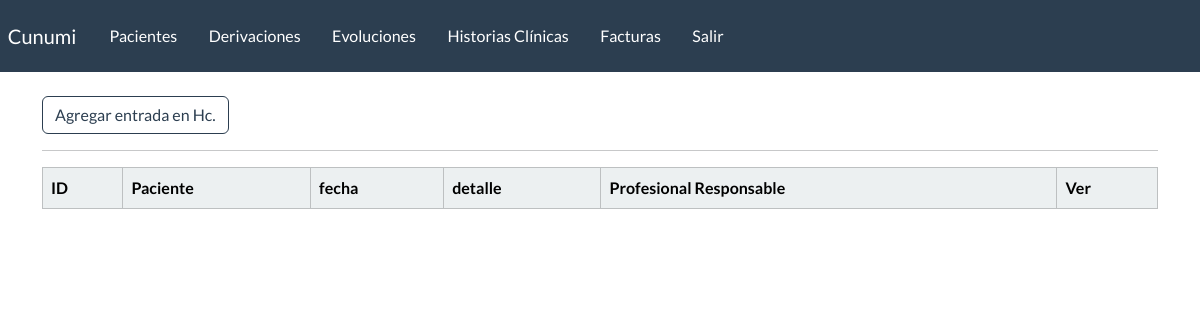
The page /listar-historiasClinicas/ (signed in) on the database as committed earlier.
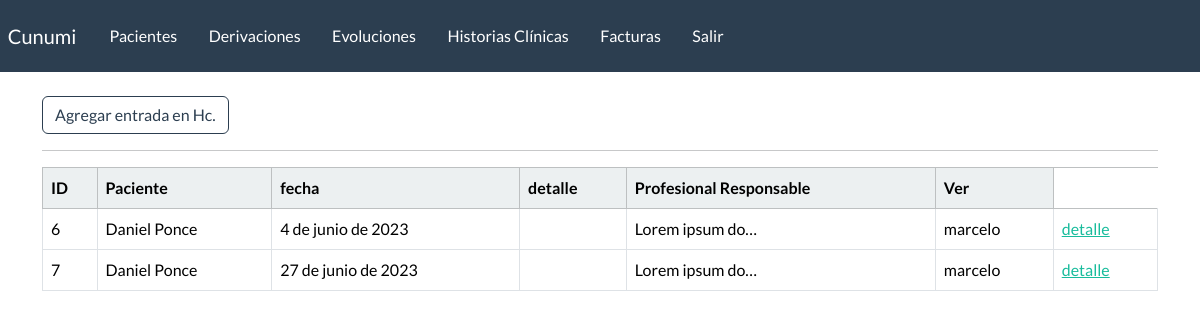
The same page on the database as committed later.
### webapp/models.py (models this page shows, shortened)
class historiaClinica(models.Model):
    paciente = models.ForeignKey(
        paciente, on_delete=models.CASCADE, blank=False)
    fecha = models.DateField(blank=True)
    detalle = models.TextField(blank=True)
    profesional_responsable = models.ForeignKey(User, on_delete=models.CASCADE, blank=False)

class paciente(models.Model):
    nombre = models.CharField(max_length=100)
    apellido = models.CharField(max_length=100, blank=True)
    dni = models.CharField(max_length=100, blank=True)
    telefono = models.CharField(max_length=100, blank=True)
    email = models.EmailField(blank=True)
    edad = models.IntegerField(blank=True)
    fecha_inicio = models.DateField(blank=True, null=True)
    responables = models.CharField(max_length=200, blank=True)
    motivo_consulta = models.CharField(max_length=200, blank=True)
    derivado = models.BooleanField(default=False)
    email = models.EmailField(blank=True)
    estado_choices = (
        ('activo', 'activo'),
        ('inactivo', 'inactivo'),
        ('alta', 'alta'),
        ('derivado', 'derivado'))
    estado = models.CharField(max_length=20, choices=estado_choices, default='activo')
    profesional_responsable = models.ForeignKey(User, on_delete=models.CASCADE, blank=True)
    def __str__(self):
        return f"{self.nombre} {self.apellido}"

### webapp/views.py (the view)
# urls.py: path('listar-historiasClinicas/',  views.listar_historiasClinicas, name='listar_historiasClinicas'),
@permission_required('webapp.view_historiaClinica')
def listar_historiasClinicas(request):
    historiasClinicas = historiaClinica.objects.all().order_by('fecha')
    data = {
        'historiasClinicas': historiasClinicas
    }
    return render(request, 'webapp/historiaClinica/listar.html', data)

### webapp/templates/webapp/historiaClinica/listar.html
{% extends 'webapp/base.html' %}
{% block content %}
<a class="btn btn-outline-primary btn-small" href="{% url 'agregar_historiaClinica' %}">
    Agregar entrada en Hc.
</a>
<hr>
    <table class="table table-hover table-bordered">
        <thead class="table-light">
            <tr>
                <th scope="col">ID</th>
                <th scope="col">Paciente</th>
                <th scope="col">fecha</th>
                <th scope="col">detalle</th>
                <th scope="col">Profesional Responsable</th>
                <th scope="col">Ver</th>
            </tr>
        </thead>
        <tbody>
            {% if historiasClinicas %}
            {% for historiaClinica in historiasClinicas %}
            <tr>
                <td>{{historiaClinica.id}}</td>
                <td>{{historiaClinica.paciente}}</td>
                <td>{{historiaClinica.fecha}}</td>
                <td>{{historiaClinica.motivo|truncatechars:15}}</td>
                <td>{{historiaClinica.detalle|truncatechars:15}}</td>
                <td>{{historiaClinica.profesional_responsable}}</td>
                <td><a href="{% url 'detalle_historiaClinica' historiaClinica.id %}">detalle</a></td>
            </tr>
            {% endfor %}
            {% endif %}
        </tbody>
    </table>
{% endblock %}

Rows that differ between the two databases and show on the page:
added historiaClinica: id "6", paciente "Daniel Ponce", fecha "4 de junio de 2023", detalle "Lorem ipsum do…", profesional_responsable "marcelo"
added historiaClinica: id "7", paciente "Daniel Ponce", fecha "27 de junio de 2023", detalle "Lorem ipsum do…", profesional_responsable "marcelo"
